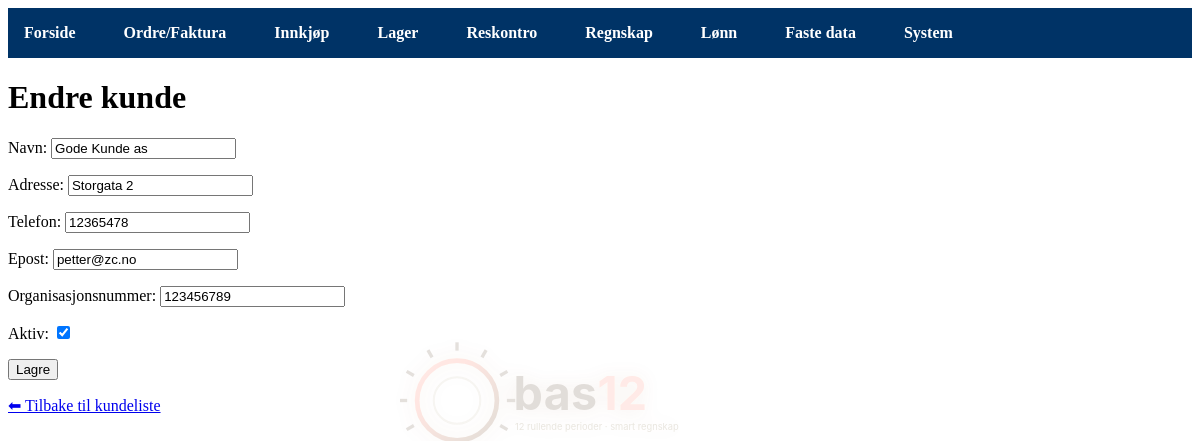
Screenshot of /kunder/1/endre/ with the database file from the repository.
### kunder/models.py (models this page shows, shortened)
class Kunde(models.Model):
    navn = models.CharField(max_length=200)
    adresse = models.CharField(max_length=255, blank=True)
    telefon = models.CharField(max_length=20, blank=True)
    epost = models.EmailField(blank=True)
    organisasjonsnummer = models.CharField(max_length=20, blank=True)
    aktiv = models.BooleanField(default=True)

### kunder/views.py (the view)
# urls.py: path('<int:id>/endre/', views.kunde_endre, name='kunde_endre'),
def kunde_endre(request, id):
    kunde = get_object_or_404(Kunde, id=id)
    if request.method == "POST":
        form = KundeForm(request.POST, instance=kunde)
        if form.is_valid():
            form.save()
            return redirect("kunder:kunde_liste")
    else:
        form = KundeForm(instance=kunde)
    return render(request, "kunder/kunde_form.html", {"form": form, "tittel": "Endre kunde"})

### kunder/forms.py
class KundeForm(forms.ModelForm):
    class Meta:
        model = Kunde
        fields = ['navn', 'adresse', 'telefon', 'epost', 'organisasjonsnummer', 'aktiv']

### core/templatetags/nav_active.py (called while the page is built)
@register.simple_tag(takes_context=True)
def active(context, *namespaces):
    request = context.get('request')
    match = getattr(request, 'resolver_match', None)
    ns = (match.namespace or '') if match else ''
    return 'active' if any(ns.startswith(n) for n in namespaces) else ''

### templates/kunder/kunde_form.html (shortened to what this page needs)
{% extends "base.html" %}
{% block content %}
<h1>{{ tittel }}</h1>
<form method="post">
  {{ form.as_p }}
  <button type="submit">Lagre</button>
</form>
<p><a href="{% url 'kunder:kunde_liste' %}">⬅ Tilbake til kundeliste</a></p>
{% endblock %}

### static/css/watermark.css (style rules this page uses)
body.with-watermark::before { content: ""; position: fixed; top: 50%; left: 50%; width: 400px; height: 400px; background: url("/static/bas12-logo1.svg") no-repeat center center; background-size: contain; opacity: 0.15; transform: translate(-50%, -50%); pointer-events: none; z-index: -1; filter: drop-shadow(0 0 10px rgba(0, 80, 200, 0.6)) hue-rotate(190deg) saturate(150%); }

### static/css/nav.css (style rules this page uses)
main, main * { position: relative; z-index: 0; }

### rows the page displays
Kunde: navn "Gode Kunde as", adresse "Storgata 2", telefon "12365478", epost "petter@zc.no", organisasjonsnummer "123456789", aktiv "☑"

### other values shown
{{ tittel }} "Endre kunde"
